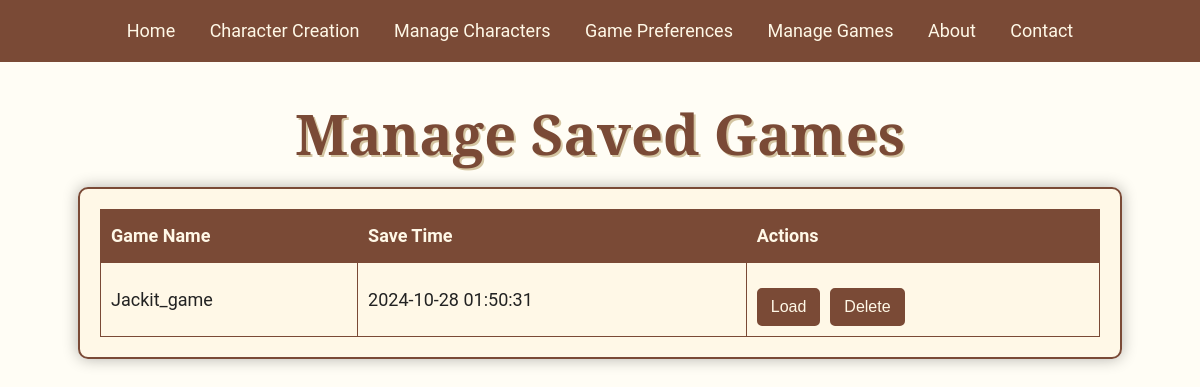
Page /manage_games on the earlier database version.
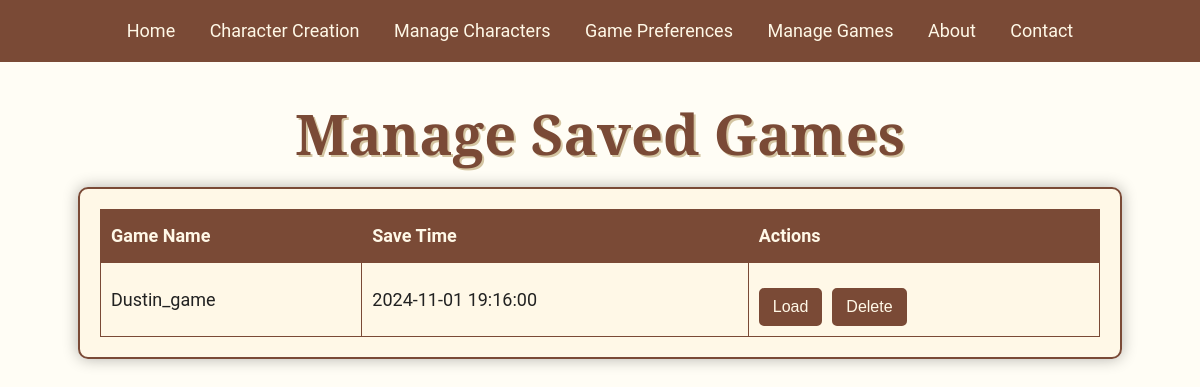
Same page on the later database version.
### models/save_game_models.py (models this page shows, shortened)
class SavedGame(db.Model):
    id = db.Column(db.Integer, primary_key=True)
    game_name = db.Column(db.String(100), nullable=False)
    user_id = db.Column(
        db.String(100), nullable=False
    )  # Replace with actual user ID if applicable
    save_time = db.Column(db.DateTime, default=datetime.utcnow)
    conversation_history = db.Column(db.Text, nullable=False)
    storyline = db.Column(db.Text, nullable=False)
    character_id = db.Column(db.Integer, db.ForeignKey("characters.id"), nullable=False)

### app.py (the view)
@app.route("/manage_games")
def manage_games():
    try:
        user_id = "default_user"  # Replace with actual user ID if applicable
        saved_games = SavedGame.query.filter_by(user_id=user_id).all()
        return render_template("manage_games.html", saved_games=saved_games)
    except Exception as e:
        app.logger.error(f"Error managing games: {e}")
        return jsonify({"status": "error", "message": "Error managing games."}), 500

### templates/manage_games.html (shortened to what this page needs)
<!DOCTYPE html>
<html lang="en">
<head>
    <link href="{{ url_for('static', filename='styles.css') }}" rel="stylesheet">
</head>
<body>
    {% include 'navbar.html' %}
    <h1>Manage Saved Games</h1>
    <div class="manage-games-container">
        <table class="game-table">
            <thead>
                <tr>
                    <th>Game Name</th>
                    <th>Save Time</th>
                    <th>Actions</th>
                </tr>
            </thead>
            <tbody>
                {% for game in saved_games %}
                <tr>
                    <td>{{ game.game_name }}</td>
                    <td>{{ game.save_time.strftime('%Y-%m-%d %H:%M:%S') }}</td>
                    <td>
                        <div class="button-container">
                            <button onclick="loadGame({{ game.id }})">Load</button>
                            <button onclick="deleteGame({{ game.id }})">Delete</button>
                        </div>
                    </td>
                </tr>
                {% endfor %}
            </tbody>
        </table>
    </div>
</body>
</html>

Differences in the rows shown:
changed SavedGame: game_name "Jackit_game" → "Dustin_game"; save_time "2024-10-28 01:50:31" → "2024-11-01 19:16:00"
